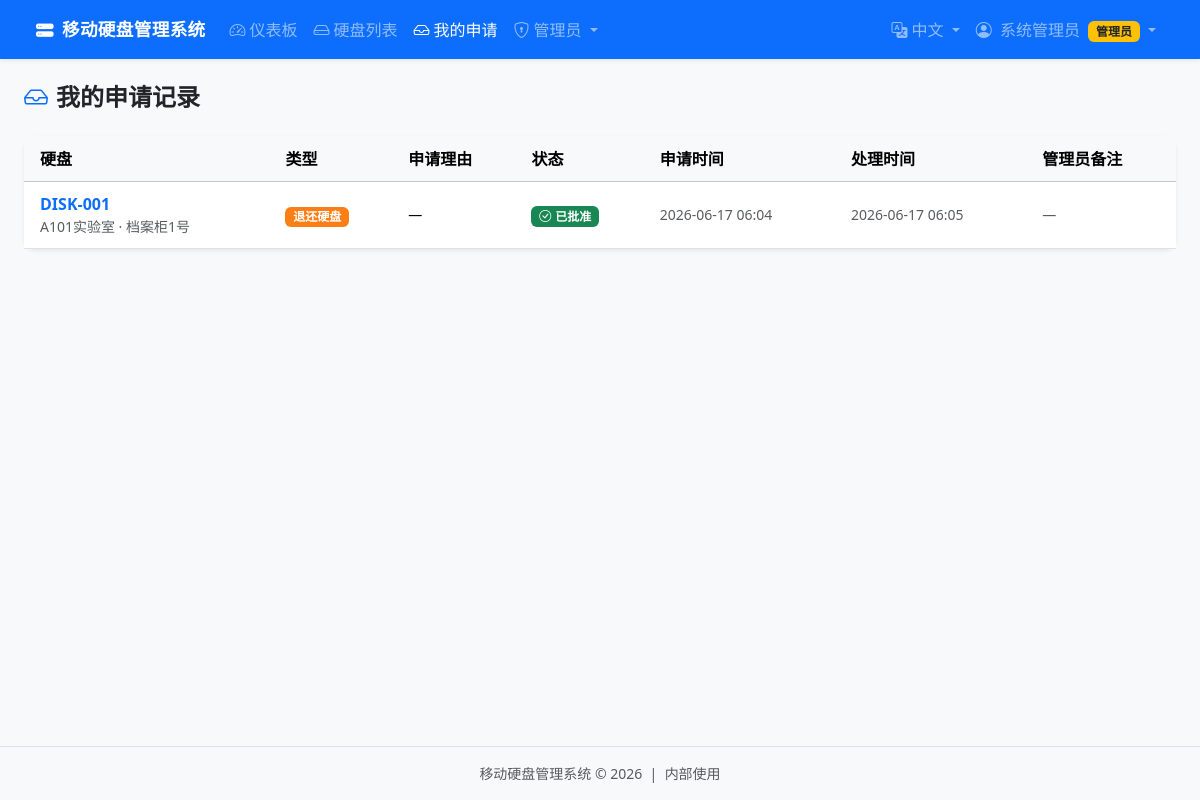
Screenshot of /my/requests (signed in) with the database file from the repository.
### app.py (models this page shows, shortened)
class User(db.Model):
    __tablename__ = 'users'
    id            = db.Column(db.Integer, primary_key=True)
    username      = db.Column(db.String(80), unique=True, nullable=False)
    password_hash = db.Column(db.String(256), nullable=False)
    display_name  = db.Column(db.String(120))
    email         = db.Column(db.String(120))
    department    = db.Column(db.String(120))
    role          = db.Column(db.String(20), default='user')   # 'admin' or 'user'
    created_at    = db.Column(db.DateTime, default=datetime.utcnow)
    disks         = db.relationship('Disk', backref='manager', lazy=True,
                                    foreign_keys='Disk.manager_id')
    requests      = db.relationship('DiskRequest', backref='requester', lazy=True,
                                    foreign_keys='DiskRequest.user_id')

class DiskRequest(db.Model):
    __tablename__ = 'disk_requests'
    id           = db.Column(db.Integer, primary_key=True)
    disk_id      = db.Column(db.Integer, db.ForeignKey('disks.id'), nullable=False)
    user_id      = db.Column(db.Integer, db.ForeignKey('users.id'), nullable=False)
    request_type = db.Column(db.String(20), default='manage')     # manage / return
    reason       = db.Column(db.Text)                              # 申请理由
    status       = db.Column(db.String(20), default='pending')    # pending/approved/rejected
    admin_note   = db.Column(db.Text)                             # 管理员备注
    created_at   = db.Column(db.DateTime, default=datetime.utcnow)
    resolved_at  = db.Column(db.DateTime, nullable=True)
    resolved_by  = db.Column(db.Integer, db.ForeignKey('users.id'), nullable=True)

class Disk(db.Model):
    __tablename__ = 'disks'
    id               = db.Column(db.Integer, primary_key=True)
    disk_number      = db.Column(db.String(60), unique=True, nullable=False)  # 编号
    disk_type        = db.Column(db.String(30), default='HDD')                # HDD/SSD/NVMe
    total_space_gb   = db.Column(db.Float, default=0)
    used_space_gb    = db.Column(db.Float, default=0)
    status           = db.Column(db.String(30), default='idle')               # active/idle/faulty/maintenance
    location         = db.Column(db.String(256))                              # 所在地点
    brand            = db.Column(db.String(120))                              # 品牌
    model_name       = db.Column(db.String(120))                              # 型号
    serial_number    = db.Column(db.String(120))                              # S/N 序列号
    part_number      = db.Column(db.String(120))                              # P/N 产品编号
    manager_id       = db.Column(db.Integer, db.ForeignKey('users.id'), nullable=True)
    management_start = db.Column(db.Date, nullable=True)
    notes            = db.Column(db.Text, default='')
    created_at       = db.Column(db.DateTime, default=datetime.utcnow)
    updated_at       = db.Column(db.DateTime, default=datetime.utcnow, onupdate=datetime.utcnow)
    data_entries         = db.relationship('DataEntry', backref='disk', lazy=True,
                                           cascade='all, delete-orphan')
    requests             = db.relationship('DiskRequest', backref='disk', lazy=True,
                                           cascade='all, delete-orphan')
    history              = db.relationship('ManagementHistory', backref='disk', lazy=True,
                                           cascade='all, delete-orphan')
    audit_logs           = db.relationship('AuditLog', backref='disk', lazy=True,
                                           cascade='all, delete-orphan')

### app.py (the view)
@app.route('/my/requests')
@login_required
def my_requests():
    reqs = DiskRequest.query.filter_by(user_id=session['user_id'])\
                            .order_by(DiskRequest.created_at.desc()).all()
    return render_template('my_requests.html', requests=reqs)

### app.py (called while the page is built)
def login_required(f):
    @wraps(f)
    def decorated(*args, **kwargs):
        if 'user_id' not in session:
            flash(_('flash.login_required'), 'warning')
            return redirect(url_for('login'))
        return f(*args, **kwargs)
    return decorated

def current_user():
    if 'user_id' in session:
        return User.query.get(session['user_id'])
    return None

def pending_count():
    return DiskRequest.query.filter_by(status='pending').count()

@app.context_processor
def inject_i18n():
    return {
        'lang': get_locale(),
        'IMPORTANCE_LABELS': importance_labels(),
        'BACKUP_LABELS': backup_labels(),
    }

@app.context_processor
def inject_now():
    return {'now': datetime.utcnow()}

### i18n.py (called while the page is built)
def get_locale():
    lang = session.get('lang', DEFAULT_LANGUAGE)
    return lang if lang in SUPPORTED_LANGUAGES else DEFAULT_LANGUAGE

def _(key, **kwargs):
    lang = get_locale()
    text = MESSAGES.get(lang, {}).get(key) or MESSAGES.get(DEFAULT_LANGUAGE, {}).get(key) or key
    if kwargs:
        try:
            return text.format(**kwargs)
        except (KeyError, ValueError):
            return text
    return text

def translate_admin_note(note):
    if not note:
        return note
    if note.startswith('admin_note.'):
        return _(note)
    key = LEGACY_ADMIN_NOTES.get(note)
    return _(key) if key else note

def importance_labels():
    return {k: _(f'importance.{k}') for k in ('critical', 'important', 'normal', 'temp')}

def backup_labels():
    return {k: _(f'backup.{k}') for k in ('backed_up', 'not_backed', 'unknown')}

### templates/my_requests.html (shortened to what this page needs)
{% extends 'base.html' %}
{% block content %}
<h4 class="fw-bold mb-4"><i class="bi bi-inbox me-2 text-primary"></i>{{ _('page.my_requests.title') }}</h4>
{% if requests %}
<div class="card border-0 shadow-sm">
  <div class="card-body p-0">
    <div class="table-responsive">
      <table class="table table-hover mb-0 align-middle">
        <thead class="table-light">
          <tr>
            <th class="ps-3">{{ _('common.disk') }}</th>
            <th>{{ _('common.type') }}</th>
            <th>{{ _('page.my_requests.reason') }}</th>
            <th>{{ _('common.status') }}</th>
            <th>{{ _('page.my_requests.requested_at') }}</th>
            <th>{{ _('page.my_requests.resolved_at') }}</th>
            <th>{{ _('page.my_requests.admin_note') }}</th>
          </tr>
        </thead>
        <tbody>
          {% for req in requests %}
          <tr>
            <td class="ps-3">
              <a href="{{ url_for('disk_detail', disk_id=req.disk_id) }}" class="fw-semibold text-decoration-none">
                {{ req.disk.disk_number }}
              </a>
              <div class="small text-muted">{{ req.disk.location or '' }}</div>
            </td>
            <td>
              {% if req.request_type == 'return' %}
                <span class="badge" style="background-color:#fd7e14">{{ _('request_type.return') }}</span>
              {% else %}
                <span class="badge bg-primary-subtle text-primary border">{{ _('request_type.manage') }}</span>
              {% endif %}
            </td>
            <td class="small">{{ req.reason or _('common.none') }}</td>
            <td>
              {% if req.status == 'pending' %}
                <span class="badge bg-warning text-dark"><i class="bi bi-clock me-1"></i>{{ _('request_status.pending') }}</span>
              {% elif req.status == 'approved' %}
                <span class="badge bg-success"><i class="bi bi-check-circle me-1"></i>{{ _('request_status.approved') }}</span>
              {% else %}
                <span class="badge bg-danger"><i class="bi bi-x-circle me-1"></i>{{ _('request_status.rejected') }}</span>
              {% endif %}
            </td>
            <td class="small text-muted">{{ req.created_at.strftime('%Y-%m-%d %H:%M') }}</td>
            <td class="small text-muted">
              {{ req.resolved_at.strftime('%Y-%m-%d %H:%M') if req.resolved_at else _('common.none') }}
            </td>
            <td class="small text-muted">{{ translate_admin_note(req.admin_note) or _('common.none') }}</td>
          </tr>
          {% endfor %}
        </tbody>
      </table>
    </div>
  </div>
</div>
{% endif %}
{% endblock %}

### templates/base.html (shortened to what this page needs)
<!DOCTYPE html>
<html lang="{{ 'en' if lang == 'en' else 'zh-CN' }}">
<head>
  <link rel="stylesheet" href="https://cdn.jsdelivr.net/npm/bootstrap@5.3.2/dist/css/bootstrap.min.css">
  <link rel="stylesheet" href="https://cdn.jsdelivr.net/npm/bootstrap-icons@1.11.3/font/bootstrap-icons.min.css">
  <link rel="stylesheet" href="{{ url_for('static', filename='css/style.css') }}">
</head>
<body class="bg-body-tertiary">
{% if current_user() %}
<nav class="navbar navbar-expand-lg navbar-dark bg-primary shadow-sm">
  <div class="container-fluid">
    <a class="navbar-brand fw-bold" href="{{ url_for('dashboard') }}">
      <i class="bi bi-hdd-stack-fill me-2"></i>{{ _('app.name') }}
    </a>
    <div class="collapse navbar-collapse" id="navContent">
      <ul class="navbar-nav me-auto">
        <li class="nav-item">
          <a class="nav-link {% if request.endpoint == 'dashboard' %}active{% endif %}"
             href="{{ url_for('dashboard') }}">
            <i class="bi bi-speedometer2 me-1"></i>{{ _('nav.dashboard') }}
          </a>
        </li>
        <li class="nav-item">
          <a class="nav-link {% if request.endpoint in ['disks','disk_detail'] %}active{% endif %}"
             href="{{ url_for('disks') }}">
            <i class="bi bi-hdd me-1"></i>{{ _('nav.disks') }}
          </a>
        </li>
        <li class="nav-item">
          <a class="nav-link {% if request.endpoint == 'my_requests' %}active{% endif %}"
             href="{{ url_for('my_requests') }}">
            <i class="bi bi-inbox me-1"></i>{{ _('nav.my_requests') }}
          </a>
        </li>
        {% if session.get('role') == 'admin' %}
        <li class="nav-item dropdown">
          <a class="nav-link dropdown-toggle" href="#" role="button" data-bs-toggle="dropdown">
            <i class="bi bi-shield-lock me-1"></i>{{ _('nav.admin') }}
          </a>
                {% set pc = pending_count() %}
        </li>
        {% endif %}
      </ul>
      <ul class="navbar-nav">
        <li class="nav-item dropdown">
          <a class="nav-link dropdown-toggle" href="#" role="button" data-bs-toggle="dropdown">
            <i class="bi bi-translate me-1"></i>{{ _('lang.zh') if lang == 'zh' else _('lang.en') }}
          </a>
        </li>
        <li class="nav-item dropdown">
          <a class="nav-link dropdown-toggle" href="#" role="button" data-bs-toggle="dropdown">
            <i class="bi bi-person-circle me-1"></i>
            {{ current_user().display_name or current_user().username }}
            {% if session.get('role') == 'admin' %}
              <span class="badge bg-warning text-dark ms-1">{{ _('role.admin') }}</span>
            {% endif %}
          </a>
        </li>
      </ul>
    </div>
  </div>
</nav>
{% endif %}
<main class="container-fluid py-4 px-4">
  {% block content %}{% endblock %}
</main>
<footer class="text-center text-muted py-3 small border-top mt-4">
  {{ _('app.name') }} &copy; {{ now.year }} &nbsp;|&nbsp; {{ _('app.footer') }}
</footer>
</body>
</html>

### static/css/style.css (style rules this page uses)
body { font-family: "PingFang SC", "Microsoft YaHei", "Segoe UI", sans-serif; min-height: 100vh; display: flex; flex-direction: column; }
main.container-fluid { flex: 1; }
.navbar { padding: 0.6rem 1.5rem; }
.navbar-brand { font-size: 1.1rem; letter-spacing: 0.02em; }
.card { border-radius: 0.75rem !important; }
.table > :not(caption) > * > * { padding: 0.65rem 0.75rem; }
a { color: #0d6efd; }

### rows the page displays
User: display_name "系统管理员"
DiskRequest: disk.disk_number "DISK-001", disk "A101实验室 · 档案柜1号", reason "—", created_at "2026-06-17 06:04", resolved_at "2026-06-17 06:05"
